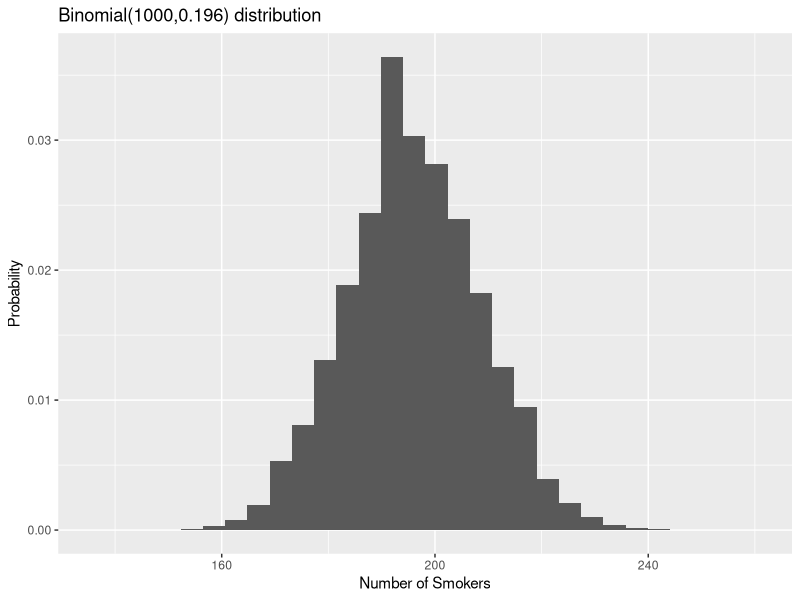

This chart was generated by the following R code: (Note: this script raises an error after producing the figure.)
## ---- chunk 1

## ---- chunk 2
library(tidyverse)

## ---- chunk 3
# If I want to reproduce my random draw exactly, I have to set
# the seed.  Otherwise, I'll get a different random sample every time
set.seed(121372) 
# in R, what we called "n" is called size
# R's "n" is the number of experiments to run
# in this case, that's the # of samples of size 1000 to simulate
rbinom(n=1,size=1000,prob=0.196)
## ---- chunk 4
rbinom(n=10,size=1000,prob=0.196)
## ---- chunk 5
binomdata = data.frame(X = rbinom(1000000, 1000, 0.196))
dim(binomdata)
## ---- chunk 6
ggplot(binomdata, aes(x = X)) + 
  geom_histogram(aes(y = ..density..)) +
  labs(x = "Number of Smokers",
       y = "Probability",
       title = "Binomial(1000,0.196) distribution")
## ---- chunk 7
knitr::include_graphics("embryo.jpg")
